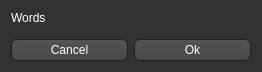
<?xml version="1.0" encoding="UTF-8"?>
<ui version="4.0">
 <class>Confirm</class>
 <widget class="QDialog" name="Confirm">
  <property name="windowModality">
   <enum>Qt::ApplicationModal</enum>
  </property>
  <property name="geometry">
   <rect>
    <x>0</x>
    <y>0</y>
    <width>262</width>
    <height>72</height>
   </rect>
  </property>
  <property name="windowTitle">
   <string>Wii Music Editor Plus</string>
  </property>
  <property name="styleSheet">
   <string notr="true">QToolTip
{
     border: 1px solid black;
     background-color: #ffa02f;
     padding: 1px;
     border-radius: 3px;
     opacity: 100;
}

QWidget
{
    color: white;
    background-color: #323232;
}

QWidget:item:hover
{
    background-color: QLinearGradient( x1: 0, y1: 0, x2: 0, y2: 1, stop: 0 #ffa02f, stop: 1 #ca0619);
    color: #000000;
}

QWidget:item:selected
{
    background-color: QLinearGradient( x1: 0, y1: 0, x2: 0, y2: 1, stop: 0 #ffa02f, stop: 1 #d7801a);
}

QMenuBar
{
	background: #242424;
}

QMenuBar::item
{
    background: transparent;
}

QMenuBar::item:selected
{
    background: transparent;
    border: 1px solid #ffaa00;
}

QMenuBar::item:pressed
{
    background: #444;
    border: 1px solid #000;
    background-color: QLinearGradient(
        x1:0, y1:0,
        x2:0, y2:1,
        stop:1 #212121,
        stop:0.4 #343434/*,
        stop:0.2 #343434,
        stop:0.1 #ffaa00*/
    );
    margin-bottom:-1px;
    padding-bottom:1px;
}

QMenu
{
    border: 1px solid #000;
}

QMenu::item
{
    padding: 2px 20px 2px 20px;
}

QMenu::item:selected
{
    color: #000000;
}

QWidget:disabled
{
    color: #404040;
    background-color: #323232;
}

QLineEdit
{
    background-color: QLinearGradient( x1: 0, y1: 0, x2: 0, y2: 1, stop: 0 #4d4d4d, stop: 0 #646464, stop: 1 #5d5d5d);
    padding: 1px;
    border-style: solid;
    border: 1px solid #1e1e1e;
    border-radius: 5;
}

QSpinBox
{
    background-color: QLinearGradient( x1: 0, y1: 0, x2: 0, y2: 1, stop: 0 #4d4d4d, stop: 0 #646464, stop: 1 #5d5d5d);
    padding: 1px;
    border-style: solid;
    border: 1px solid #1e1e1e;
    border-radius: 5;
}

QPushButton
{
    color: white;
    background-color: QLinearGradient( x1: 0, y1: 0, x2: 0, y2: 1, stop: 0 #565656, stop: 0.1 #525252, stop: 0.5 #4e4e4e, stop: 0.9 #4a4a4a, stop: 1 #464646);
    border-width: 1px;
    border-color: #1e1e1e;
    border-style: solid;
    border-radius: 6;
    padding: 3px;
    padding-left: 5px;
    padding-right: 5px;
}

QPushButton:pressed
{
    background-color: QLinearGradient( x1: 0, y1: 0, x2: 0, y2: 1, stop: 0 #2d2d2d, stop: 0.1 #2b2b2b, stop: 0.5 #292929, stop: 0.9 #282828, stop: 1 #252525);
}

QComboBox
{
    selection-background-color: #ffaa00;
    background-color: QLinearGradient( x1: 0, y1: 0, x2: 0, y2: 1, stop: 0 #565656, stop: 0.1 #525252, stop: 0.5 #4e4e4e, stop: 0.9 #4a4a4a, stop: 1 #464646);
    border-style: solid;
    border: 1px solid #1e1e1e;
    border-radius: 5;
	padding-left: 4px;
}

QComboBox:hover,QPushButton:hover
{
    border: 2px solid QLinearGradient( x1: 0, y1: 0, x2: 0, y2: 1, stop: 0 #ffa02f, stop: 1 #d7801a);
}


QComboBox:on
{
    background-color: QLinearGradient( x1: 0, y1: 0, x2: 0, y2: 1, stop: 0 #2d2d2d, stop: 0.1 #2b2b2b, stop: 0.5 #292929, stop: 0.9 #282828, stop: 1 #252525);
    selection-background-color: #ffaa00;
}

QComboBox QAbstractItemView
{
    border: 2px solid darkgray;
    selection-background-color: QLinearGradient( x1: 0, y1: 0, x2: 0, y2: 1, stop: 0 #ffa02f, stop: 1 #d7801a);
}

QComboBox::drop-down
{
     subcontrol-origin: padding;
     subcontrol-position: top right;
     width: 15px;

     border-left-width: 0px;
     border-left-color: darkgray;
     border-left-style: solid; /* just a single line */
     border-top-right-radius: 3px; /* same radius as the QComboBox */
     border-bottom-right-radius: 3px;
 }

QComboBox::down-arrow
{
     image: url(:images/images/down_arrow.png);
}

QGroupBox:focus
{
border: 2px solid QLinearGradient( x1: 0, y1: 0, x2: 0, y2: 1, stop: 0 #ffa02f, stop: 1 #d7801a);
}

QTextEdit:focus
{
    border: 2px solid QLinearGradient( x1: 0, y1: 0, x2: 0, y2: 1, stop: 0 #ffa02f, stop: 1 #d7801a);
}

QScrollBar:horizontal {
     border: 1px solid #222222;
     background: QLinearGradient( x1: 0, y1: 0, x2: 0, y2: 1, stop: 0.0 #121212, stop: 0.2 #282828, stop: 1 #484848);
     height: 7px;
     margin: 0px 16px 0 16px;
}

QScrollBar::handle:horizontal
{
      background: QLinearGradient( x1: 0, y1: 0, x2: 1, y2: 0, stop: 0 #ffa02f, stop: 0.5 #d7801a, stop: 1 #ffa02f);
      min-height: 20px;
      border-radius: 2px;
}

QScrollBar::add-line:horizontal {
      border: 1px solid #1b1b19;
      border-radius: 2px;
      background: QLinearGradient( x1: 0, y1: 0, x2: 1, y2: 0, stop: 0 #ffa02f, stop: 1 #d7801a);
      width: 14px;
      subcontrol-position: right;
      subcontrol-origin: margin;
}

QScrollBar::sub-line:horizontal {
      border: 1px solid #1b1b19;
      border-radius: 2px;
      background: QLinearGradient( x1: 0, y1: 0, x2: 1, y2: 0, stop: 0 #ffa02f, stop: 1 #d7801a);
      width: 14px;
     subcontrol-position: left;
     subcontrol-origin: margin;
}

QAbstractItemView
{
    background-color: #121212;
}

QScrollBar::right-arrow:horizontal, QScrollBar::left-arrow:horizontal
{
      border: 1px solid black;
      width: 1px;
      height: 1px;
      background: white;
}

QScrollBar::add-page:horizontal, QScrollBar::sub-page:horizontal
{
      background: none;
}

QScrollBar:vertical
{
      background: QLinearGradient( x1: 0, y1: 0, x2: 1, y2: 0, stop: 0.0 #121212, stop: 0.2 #282828, stop: 1 #484848);
      width: 7px;
      margin: 16px 0 16px 0;
      border: 1px solid #222222;
}

QScrollBar::handle:vertical
{
      background: QLinearGradient( x1: 0, y1: 0, x2: 0, y2: 1, stop: 0 #ffa02f, stop: 0.5 #d7801a, stop: 1 #ffa02f);
      min-height: 20px;
      border-radius: 2px;
}

QScrollBar::add-line:vertical
{
      border: 1px solid #1b1b19;
      border-radius: 2px;
      background: QLinearGradient( x1: 0, y1: 0, x2: 0, y2: 1, stop: 0 #ffa02f, stop: 1 #d7801a);
      height: 14px;
      subcontrol-position: bottom;
      subcontrol-origin: margin;
}

QScrollBar::sub-line:vertical
{
      border: 1px solid #1b1b19;
      border-radius: 2px;
      background: QLinearGradient( x1: 0, y1: 0, x2: 0, y2: 1, stop: 0 #d7801a, stop: 1 #ffa02f);
      height: 14px;
      subcontrol-position: top;
      subcontrol-origin: margin;
}

QScrollBar::up-arrow:vertical, QScrollBar::down-arrow:vertical
{
      border: 1px solid black;
      width: 1px;
      height: 1px;
      background: white;
}


QScrollBar::add-page:vertical, QScrollBar::sub-page:vertical
{
      background: none;
}

QTextEdit
{
    background-color: #242424;
	padding-left: 1px;
}

QPlainTextEdit
{
    background-color: #242424;
}

QHeaderView::section
{
    background-color: QLinearGradient(x1:0, y1:0, x2:0, y2:1, stop:0 #616161, stop: 0.5 #505050, stop: 0.6 #434343, stop:1 #656565);
    color: white;
    padding-left: 4px;
    border: 1px solid #6c6c6c;
}

QCheckBox:disabled
{
color: #414141;
}

QDockWidget::title
{
    text-align: center;
    spacing: 3px; /* spacing between items in the tool bar */
    background-color: QLinearGradient(x1:0, y1:0, x2:0, y2:1, stop:0 #323232, stop: 0.5 #242424, stop:1 #323232);
}

QDockWidget::close-button, QDockWidget::float-button
{
    text-align: center;
    spacing: 1px; /* spacing between items in the tool bar */
    background-color: QLinearGradient(x1:0, y1:0, x2:0, y2:1, stop:0 #323232, stop: 0.5 #242424, stop:1 #323232);
}

QDockWidget::close-button:hover, QDockWidget::float-button:hover
{
    background: #242424;
}

QDockWidget::close-button:pressed, QDockWidget::float-button:pressed
{
    padding: 1px -1px -1px 1px;
}

QMainWindow::separator
{
    background-color: QLinearGradient(x1:0, y1:0, x2:0, y2:1, stop:0 #161616, stop: 0.5 #151515, stop: 0.6 #212121, stop:1 #343434);
    color: white;
    padding-left: 4px;
    border: 1px solid #4c4c4c;
    spacing: 3px; /* spacing between items in the tool bar */
}

QMainWindow::separator:hover
{

    background-color: QLinearGradient(x1:0, y1:0, x2:0, y2:1, stop:0 #d7801a, stop:0.5 #b56c17 stop:1 #ffa02f);
    color: white;
    padding-left: 4px;
    border: 1px solid #6c6c6c;
    spacing: 3px; /* spacing between items in the tool bar */
}

QToolBar::handle
{
     spacing: 3px; /* spacing between items in the tool bar */
     background: url(:images/images/handle.png);
}

QMenu::separator
{
    height: 2px;
    background-color: QLinearGradient(x1:0, y1:0, x2:0, y2:1, stop:0 #161616, stop: 0.5 #151515, stop: 0.6 #212121, stop:1 #343434);
    color: white;
    padding-left: 4px;
    margin-left: 10px;
    margin-right: 5px;
}

QProgressBar
{
    border: 2px solid grey;
    border-radius: 5px;
    text-align: center;
}

QProgressBar::chunk
{
    background-color: #d7801a;
    width: 2.15px;
    margin: 0.5px;
}

QTabBar::tab {
    color: #b1b1b1;
    border: 1px solid #444;
    border-bottom-style: none;
    background-color: #323232;
    padding-left: 10px;
    padding-right: 10px;
    padding-top: 3px;
    padding-bottom: 2px;
    margin-right: -1px;
}

QTabWidget::pane {
    border: 1px solid #444;
    top: 1px;
}

QTabBar::tab:last
{
    margin-right: 0; /* the last selected tab has nothing to overlap with on the right */
    border-top-right-radius: 3px;
}

QTabBar::tab:first:!selected
{
 margin-left: 0px; /* the last selected tab has nothing to overlap with on the right */


    border-top-left-radius: 3px;
}

QTabBar::tab:!selected
{
    color: #b1b1b1;
    border-bottom-style: solid;
    margin-top: 3px;
    background-color: QLinearGradient(x1:0, y1:0, x2:0, y2:1, stop:1 #212121, stop:.4 #343434);
}

QTabBar::tab:selected
{
    border-top-left-radius: 3px;
    border-top-right-radius: 3px;
    margin-bottom: 0px;
}

QTabBar::tab:!selected:hover
{
    /*border-top: 2px solid #ffaa00;
    padding-bottom: 3px;*/
    border-top-left-radius: 3px;
    border-top-right-radius: 3px;
    background-color: QLinearGradient(x1:0, y1:0, x2:0, y2:1, stop:1 #212121, stop:0.4 #343434, stop:0.2 #343434, stop:0.1 #ffaa00);
}

QRadioButton::indicator:checked, QRadioButton::indicator:unchecked{
    color: #b1b1b1;
    background-color: #323232;
    border: 1px solid #b1b1b1;
    border-radius: 6px;
}

QRadioButton::indicator:checked
{
    background-color: qradialgradient(
        cx: 0.5, cy: 0.5,
        fx: 0.5, fy: 0.5,
        radius: 1.0,
        stop: 0.25 #ffaa00,
        stop: 0.3 #323232);
}

QRadioButton::indicator:checked:disabled
{
    background-color: qradialgradient(
        cx: 0.5, cy: 0.5,
        fx: 0.5, fy: 0.5,
        radius: 1.0,
        stop: 0.25 #323232,
        stop: 0.3 #323232);
}

QCheckBox::indicator{
    color: #b1b1b1;
    background-color: #323232;
    border: 1px solid #b1b1b1;
    width: 9px;
    height: 9px;
}

QRadioButton::indicator
{
    border-radius: 6px;
}

QRadioButton::indicator:hover, QCheckBox::indicator:hover
{
    border: 1px solid #ffaa00;
}

QCheckBox::indicator:checked
{
    image:url(:images/images/checkbox.png);
}

QCheckBox::indicator:disabled, QRadioButton::indicator:disabled
{
    border: 1px solid #444;
}</string>
  </property>
  <layout class="QVBoxLayout" name="verticalLayout">
   <item>
    <widget class="QLabel" name="text">
     <property name="text">
      <string notr="true">Words</string>
     </property>
    </widget>
   </item>
   <item>
    <spacer name="verticalSpacer">
     <property name="orientation">
      <enum>Qt::Vertical</enum>
     </property>
     <property name="sizeHint" stdset="0">
      <size>
       <width>20</width>
       <height>40</height>
      </size>
     </property>
    </spacer>
   </item>
   <item>
    <layout class="QHBoxLayout" name="horizontalLayout">
     <item>
      <widget class="QPushButton" name="noButton">
       <property name="text">
        <string>Cancel</string>
       </property>
      </widget>
     </item>
     <item>
      <widget class="QPushButton" name="yesButton">
       <property name="text">
        <string>Ok</string>
       </property>
      </widget>
     </item>
    </layout>
   </item>
  </layout>
 </widget>
 <resources/>
 <connections/>
</ui>
